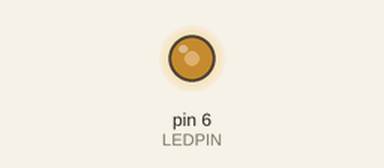
Bench run of a sketch on a simulated Arduino Uno, built with avr-gcc and run on an emulated ATmega328P. Shown: output pins drawn as LEDs (lit = HIGH). What the sketch prints to the serial monitor is not drawn.

Above: at 0.1 s.
At 31.5 s:
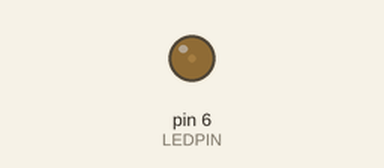
Timing chart, 0 to 40.0 s (numbered marks = the images above):
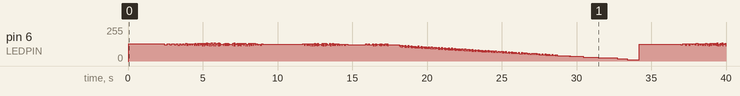

The sketch:

Exp6b2.ino
```cpp
#define LEDPIN 6

void setup() {
  pinMode(LEDPIN, OUTPUT);

  Serial.begin(9600);
}

void loop() {
  for (unsigned long delay = 5000; delay >= 100; delay--) {
    blink(delay);
    Serial.println((2*delay));
  }
}

void blink(unsigned long blink_delay) {
  digitalWrite(LEDPIN, HIGH);
  delayMicroseconds(blink_delay);
  digitalWrite(LEDPIN, LOW);
  delayMicroseconds(blink_delay);
}
```

Measured:
- by itself, pin 6 (LEDPIN): 0/255 → 128/255 at 0.06 s, → 122/255 2.4 s later, → 128/255 0.20 s later, → 121/255 0.16 s later, … (435 changes in this stretch)
